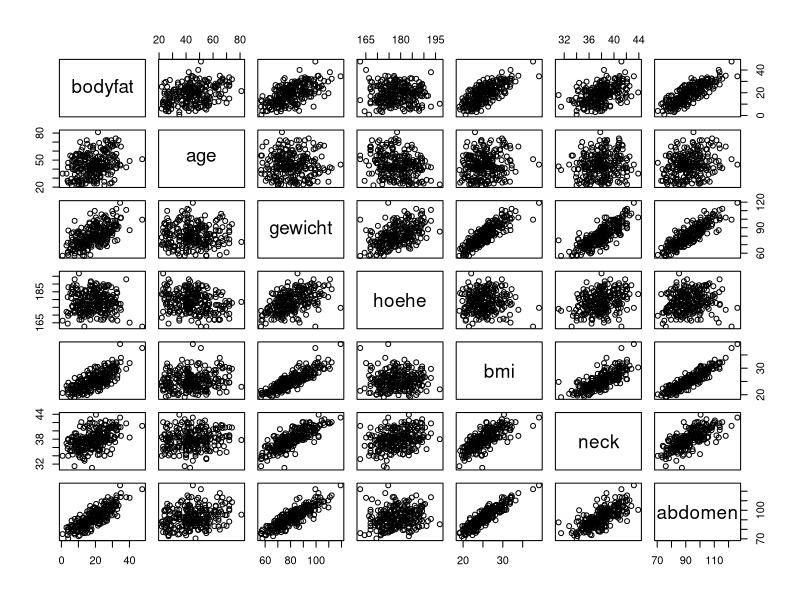
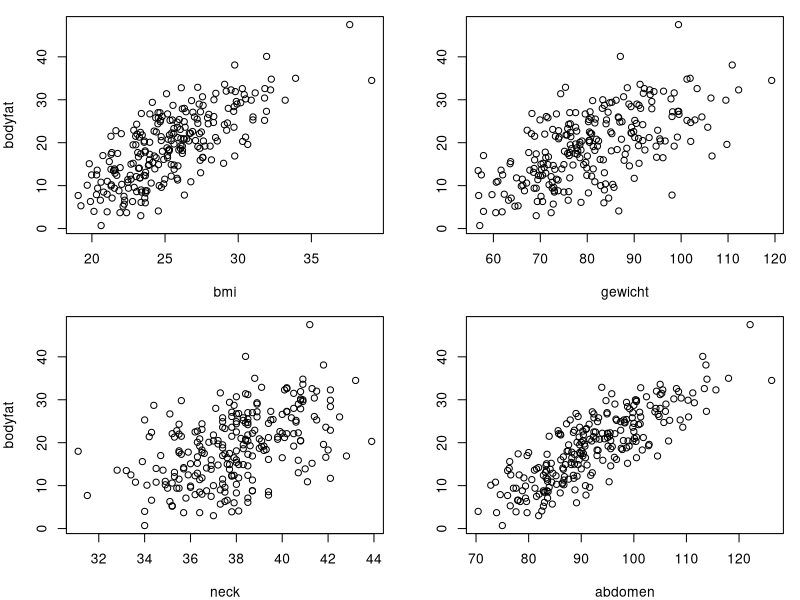
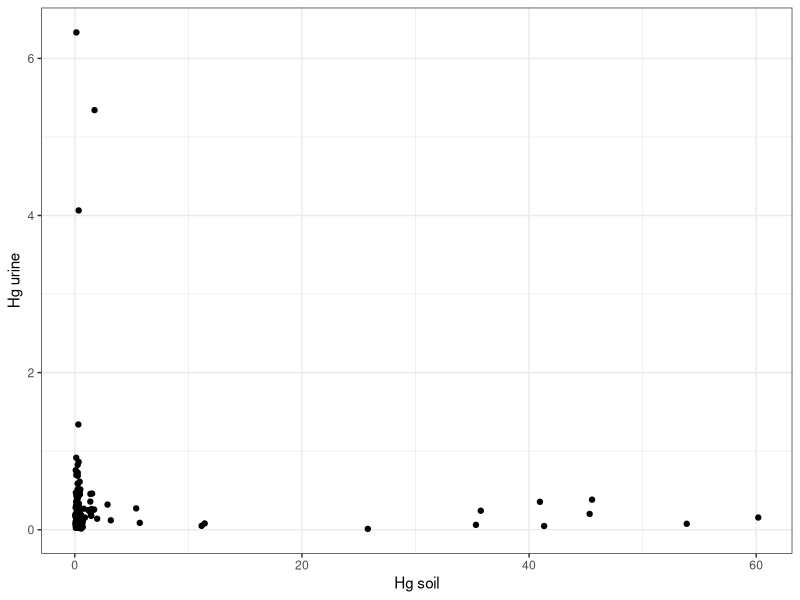
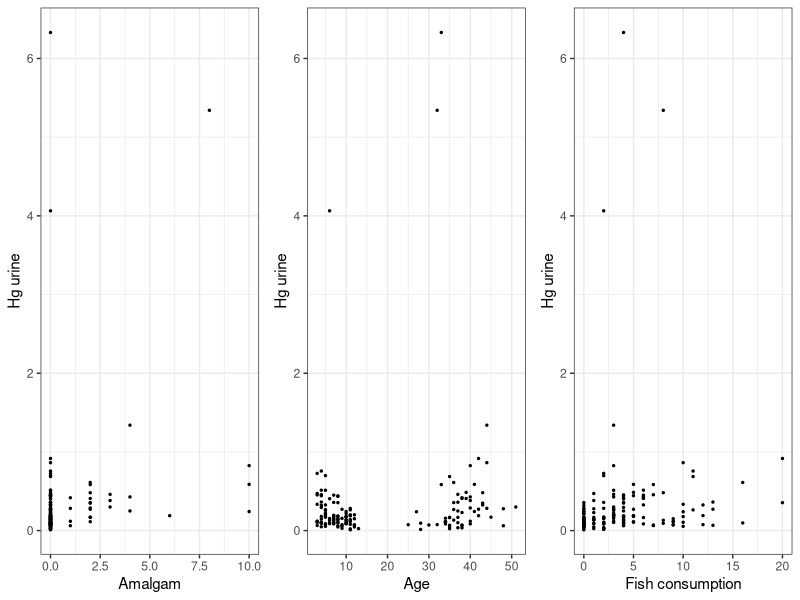
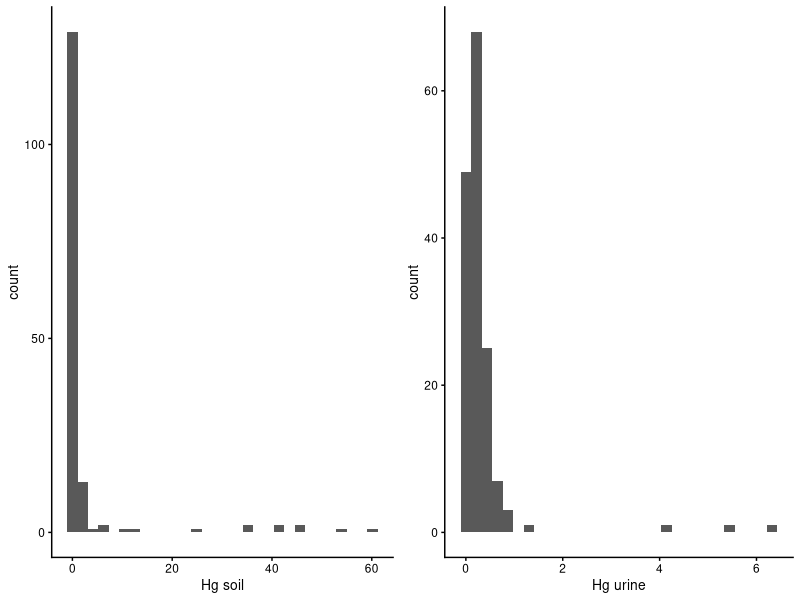
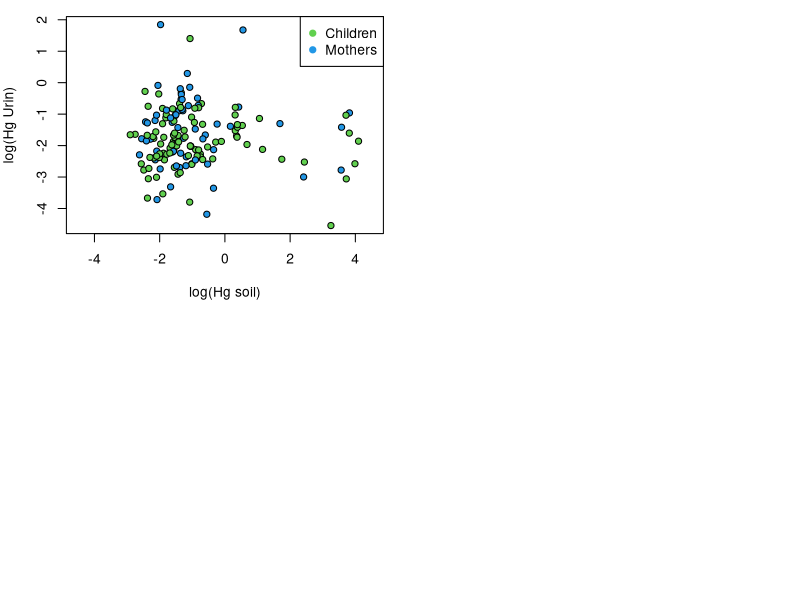
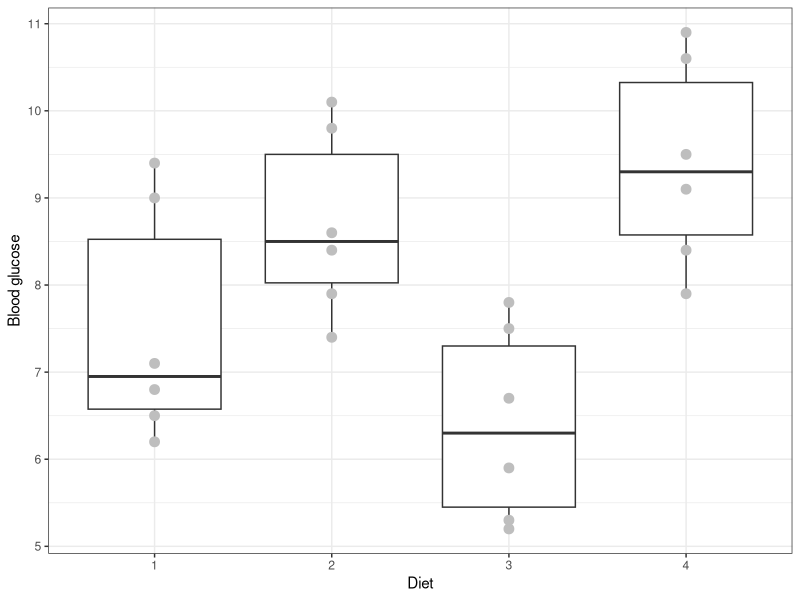
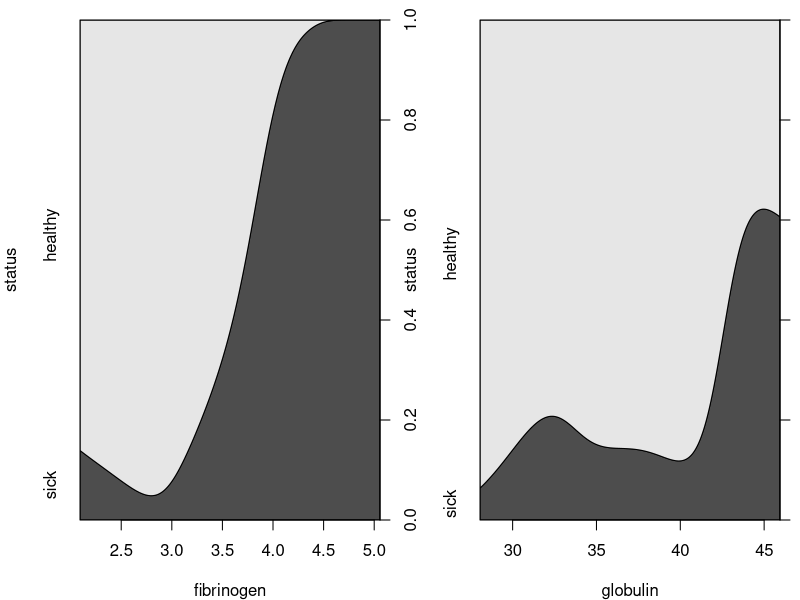

Generate these figures, in order, with R:
## ---- chunk 1
library(dplyr)
library(here)
d.bodyfat <- read.table(here("3_datasets/bodyfat.clean.txt"),header=T)
d.bodyfat <- d.bodyfat[,c("bodyfat","age","gewicht","hoehe","bmi","neck","abdomen")]
## ---- chunk 2
glimpse(d.bodyfat)
## ---- chunk 3
pairs(d.bodyfat)
## ---- chunk 4
par(mfrow=c(2,2),mar=c(4,4,1,1))
plot(bodyfat ~ bmi ,data=d.bodyfat)
plot(bodyfat ~ gewicht ,data=d.bodyfat,ylab="")
plot(bodyfat ~ neck ,data=d.bodyfat)
plot(bodyfat ~ abdomen ,data=d.bodyfat,ylab="")
## ---- chunk 5
d.hg <- read.table(here("3_datasets/hg_urine_fuzzed.csv"),header=T, sep=",")
#d.hg <- d.hg[,-c(11)]
#names(d.hg) <- c("Hg_urin", "Hg_soil", "veg_garden", "migration", "smoking","amalgam", "age", "fish", "last_time_fish", "mother")
d.hg$mother <- as.factor(d.hg$mother)
set.seed(234)
d.hg$Hg_soil <- d.hg$Hg_soil[sample(1:nrow(d.hg))]
## ---- chunk 6
glimpse(d.hg)
## ---- chunk 7
library(ggplot2)
ggplot(d.hg,aes(x=Hg_soil,y=Hg_urin)) + geom_point() + 
  theme_bw() +
  xlab("Hg soil") +
  ylab("Hg urine")
## ---- chunk 8
require(cowplot)
theme_set(theme_cowplot(font_size=10)) # reduce default font size

plot.1 <- ggplot(d.hg,aes(x=amalgam,y=Hg_urin)) + geom_point(size=0.5) + 
  theme_bw() +
  xlab("Amalgam") +
  ylab("Hg urine")

plot.2 <- ggplot(d.hg,aes(x=age,y=Hg_urin)) + geom_point(size=0.5) + 
  theme_bw() +
  xlab("Age") +
  ylab("Hg urine")

plot.3 <- ggplot(d.hg,aes(x=fish,y=Hg_urin)) + geom_point(size=0.5) + 
  theme_bw() +
  xlab("Fish consumption") +
  ylab("Hg urine")

plot_grid(plot.1, plot.2, plot.3, ncol=3)
## ---- chunk 9
plot.1 <- ggplot(d.hg,aes(x=Hg_soil)) + geom_histogram() + xlab("Hg soil")
plot.2 <- ggplot(d.hg,aes(x=Hg_urin)) + geom_histogram() + xlab("Hg urine")
plot_grid(plot.1, plot.2,ncol=2)
## ---- chunk 10
plot(log(Hg_urin) ~ log(Hg_soil), data=d.hg, xlab="log(Hg soil)", 
     ylab = "log(Hg Urin)",pch=21,bg=as.numeric(mother)+2,xlim=c(-4.5,4.5))
legend("topright",legend=c("Children","Mothers"),col=c(3,4),pch=21,pt.bg=c(3,4))
## ---- chunk 11
path <- "../../../3_datasets/"
d.blz <- read.table(here("3_datasets/blutzucker.dat"),header=T)
## ---- chunk 12
ggplot(d.blz,aes(x=factor(DIAET),y=BLUTZUCK)) + geom_boxplot() + geom_point(size=3,colour='grey') + theme_bw() + xlab("Diet") + ylab("Blood glucose")
## ---- chunk 13
library("HSAUR3")
data("plasma",package="HSAUR3")
plasma$status <- factor(ifelse(plasma$ESR=="ESR < 20","healthy","sick"))
plasma[c(1,5,9,10,15,29),]
## ---- chunk 14
par(mfrow=c(1,2))
cdplot(status ~ fibrinogen,plasma)
cdplot(status ~ globulin,plasma)
## ---- chunk 15
#coplot(log(Hg_urin) ~  age | mother * migration,
# d.hg, panel = panel.smooth)
